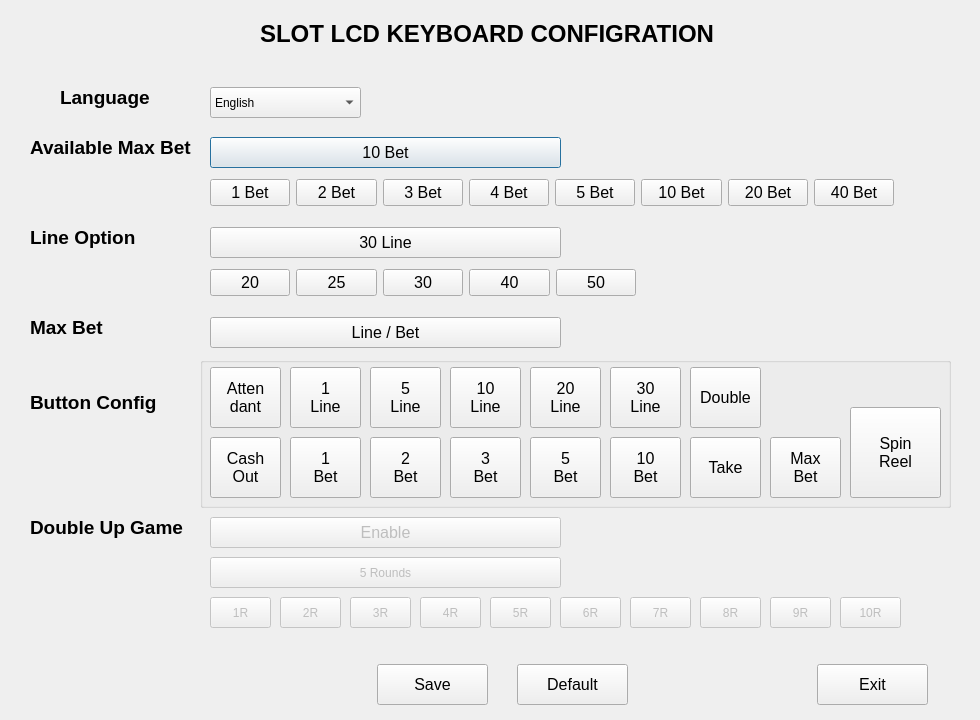
<?xml version="1.0" encoding="UTF-8"?>
<ui version="4.0">
 <class>SetupDialog</class>
 <widget class="QDialog" name="SetupDialog">
  <property name="geometry">
   <rect>
    <x>0</x>
    <y>0</y>
    <width>980</width>
    <height>720</height>
   </rect>
  </property>
  <property name="windowTitle">
   <string>Dialog</string>
  </property>
  <widget class="QLabel" name="label">
   <property name="geometry">
    <rect>
     <x>30</x>
     <y>127</y>
     <width>181</width>
     <height>41</height>
    </rect>
   </property>
   <property name="font">
    <font>
     <family>Arial</family>
     <pointsize>14</pointsize>
     <weight>75</weight>
     <bold>true</bold>
    </font>
   </property>
   <property name="text">
    <string>Available Max Bet</string>
   </property>
  </widget>
  <widget class="QPushButton" name="pushButton">
   <property name="geometry">
    <rect>
     <x>210</x>
     <y>137</y>
     <width>351</width>
     <height>31</height>
    </rect>
   </property>
   <property name="font">
    <font>
     <family>Arial</family>
     <pointsize>12</pointsize>
    </font>
   </property>
   <property name="text">
    <string>10 Bet</string>
   </property>
  </widget>
  <widget class="QLabel" name="label_2">
   <property name="geometry">
    <rect>
     <x>260</x>
     <y>3</y>
     <width>461</width>
     <height>61</height>
    </rect>
   </property>
   <property name="font">
    <font>
     <family>Arial</family>
     <pointsize>18</pointsize>
     <weight>75</weight>
     <bold>true</bold>
    </font>
   </property>
   <property name="text">
    <string>SLOT LCD KEYBOARD CONFIGRATION</string>
   </property>
  </widget>
  <widget class="QWidget" name="layoutWidget">
   <property name="geometry">
    <rect>
     <x>210</x>
     <y>267</y>
     <width>426</width>
     <height>31</height>
    </rect>
   </property>
   <layout class="QHBoxLayout" name="horizontalLayout_2">
    <item>
     <widget class="QPushButton" name="pushButton_26">
      <property name="font">
       <font>
        <family>Arial</family>
        <pointsize>12</pointsize>
       </font>
      </property>
      <property name="text">
       <string notr="true">20</string>
      </property>
     </widget>
    </item>
    <item>
     <widget class="QPushButton" name="pushButton_27">
      <property name="font">
       <font>
        <family>Arial</family>
        <pointsize>12</pointsize>
       </font>
      </property>
      <property name="text">
       <string notr="true">25</string>
      </property>
     </widget>
    </item>
    <item>
     <widget class="QPushButton" name="pushButton_28">
      <property name="font">
       <font>
        <family>Arial</family>
        <pointsize>12</pointsize>
       </font>
      </property>
      <property name="text">
       <string notr="true">30</string>
      </property>
     </widget>
    </item>
    <item>
     <widget class="QPushButton" name="pushButton_29">
      <property name="font">
       <font>
        <family>Arial</family>
        <pointsize>12</pointsize>
       </font>
      </property>
      <property name="text">
       <string notr="true">40</string>
      </property>
     </widget>
    </item>
    <item>
     <widget class="QPushButton" name="pushButton_30">
      <property name="font">
       <font>
        <family>Arial</family>
        <pointsize>12</pointsize>
       </font>
      </property>
      <property name="text">
       <string notr="true">50</string>
      </property>
     </widget>
    </item>
   </layout>
  </widget>
  <widget class="QPushButton" name="pushButton_2">
   <property name="geometry">
    <rect>
     <x>210</x>
     <y>227</y>
     <width>351</width>
     <height>31</height>
    </rect>
   </property>
   <property name="font">
    <font>
     <family>Arial</family>
     <pointsize>12</pointsize>
    </font>
   </property>
   <property name="text">
    <string>30 Line</string>
   </property>
  </widget>
  <widget class="QLabel" name="label_3">
   <property name="geometry">
    <rect>
     <x>30</x>
     <y>217</y>
     <width>181</width>
     <height>41</height>
    </rect>
   </property>
   <property name="font">
    <font>
     <family>Arial</family>
     <pointsize>14</pointsize>
     <weight>75</weight>
     <bold>true</bold>
    </font>
   </property>
   <property name="text">
    <string>Line Option</string>
   </property>
  </widget>
  <widget class="QPushButton" name="pushButton_3">
   <property name="geometry">
    <rect>
     <x>210</x>
     <y>317</y>
     <width>351</width>
     <height>31</height>
    </rect>
   </property>
   <property name="font">
    <font>
     <family>Arial</family>
     <pointsize>12</pointsize>
    </font>
   </property>
   <property name="text">
    <string>Line / Bet</string>
   </property>
  </widget>
  <widget class="QLabel" name="label_4">
   <property name="geometry">
    <rect>
     <x>30</x>
     <y>307</y>
     <width>181</width>
     <height>41</height>
    </rect>
   </property>
   <property name="font">
    <font>
     <family>Arial</family>
     <pointsize>14</pointsize>
     <weight>75</weight>
     <bold>true</bold>
    </font>
   </property>
   <property name="text">
    <string>Max Bet</string>
   </property>
  </widget>
  <widget class="QPushButton" name="pushButton_4">
   <property name="enabled">
    <bool>false</bool>
   </property>
   <property name="geometry">
    <rect>
     <x>210</x>
     <y>517</y>
     <width>351</width>
     <height>31</height>
    </rect>
   </property>
   <property name="font">
    <font>
     <family>Arial</family>
     <pointsize>12</pointsize>
    </font>
   </property>
   <property name="text">
    <string>Enable</string>
   </property>
   <property name="checkable">
    <bool>false</bool>
   </property>
  </widget>
  <widget class="QLabel" name="label_5">
   <property name="geometry">
    <rect>
     <x>30</x>
     <y>507</y>
     <width>181</width>
     <height>41</height>
    </rect>
   </property>
   <property name="font">
    <font>
     <family>Arial</family>
     <pointsize>14</pointsize>
     <weight>75</weight>
     <bold>true</bold>
    </font>
   </property>
   <property name="text">
    <string>Double Up Game</string>
   </property>
  </widget>
  <widget class="QLabel" name="label_6">
   <property name="geometry">
    <rect>
     <x>30</x>
     <y>367</y>
     <width>141</width>
     <height>71</height>
    </rect>
   </property>
   <property name="font">
    <font>
     <family>Arial</family>
     <pointsize>14</pointsize>
     <weight>75</weight>
     <bold>true</bold>
    </font>
   </property>
   <property name="text">
    <string>Button Config</string>
   </property>
  </widget>
  <widget class="QPushButton" name="saveButton">
   <property name="geometry">
    <rect>
     <x>377</x>
     <y>664</y>
     <width>111</width>
     <height>41</height>
    </rect>
   </property>
   <property name="font">
    <font>
     <family>Arial</family>
     <pointsize>12</pointsize>
    </font>
   </property>
   <property name="text">
    <string notr="true">Save</string>
   </property>
  </widget>
  <widget class="QGroupBox" name="groupBox">
   <property name="geometry">
    <rect>
     <x>200</x>
     <y>357</y>
     <width>751</width>
     <height>151</height>
    </rect>
   </property>
   <property name="title">
    <string/>
   </property>
   <widget class="QPushButton" name="pushButton_41">
    <property name="geometry">
     <rect>
      <x>490</x>
      <y>80</y>
      <width>71</width>
      <height>61</height>
     </rect>
    </property>
    <property name="font">
     <font>
      <family>Arial</family>
      <pointsize>12</pointsize>
     </font>
    </property>
    <property name="text">
     <string notr="true">Take</string>
    </property>
   </widget>
   <widget class="QPushButton" name="pushButton_49">
    <property name="geometry">
     <rect>
      <x>410</x>
      <y>80</y>
      <width>71</width>
      <height>61</height>
     </rect>
    </property>
    <property name="font">
     <font>
      <family>Arial</family>
      <pointsize>12</pointsize>
     </font>
    </property>
    <property name="text">
     <string notr="true">10
Bet</string>
    </property>
   </widget>
   <widget class="QPushButton" name="pushButton_50">
    <property name="geometry">
     <rect>
      <x>90</x>
      <y>80</y>
      <width>71</width>
      <height>61</height>
     </rect>
    </property>
    <property name="font">
     <font>
      <family>Arial</family>
      <pointsize>12</pointsize>
     </font>
    </property>
    <property name="text">
     <string notr="true">1
Bet</string>
    </property>
   </widget>
   <widget class="QPushButton" name="pushButton_51">
    <property name="geometry">
     <rect>
      <x>10</x>
      <y>80</y>
      <width>71</width>
      <height>61</height>
     </rect>
    </property>
    <property name="font">
     <font>
      <family>Arial</family>
      <pointsize>12</pointsize>
     </font>
    </property>
    <property name="text">
     <string notr="true">Cash
Out</string>
    </property>
   </widget>
   <widget class="QPushButton" name="pushButton_52">
    <property name="geometry">
     <rect>
      <x>330</x>
      <y>80</y>
      <width>71</width>
      <height>61</height>
     </rect>
    </property>
    <property name="font">
     <font>
      <family>Arial</family>
      <pointsize>12</pointsize>
     </font>
    </property>
    <property name="text">
     <string notr="true">5
Bet</string>
    </property>
   </widget>
   <widget class="QPushButton" name="pushButton_53">
    <property name="geometry">
     <rect>
      <x>330</x>
      <y>10</y>
      <width>71</width>
      <height>61</height>
     </rect>
    </property>
    <property name="font">
     <font>
      <family>Arial</family>
      <pointsize>12</pointsize>
     </font>
    </property>
    <property name="text">
     <string notr="true">20
Line</string>
    </property>
   </widget>
   <widget class="QPushButton" name="pushButton_54">
    <property name="geometry">
     <rect>
      <x>570</x>
      <y>80</y>
      <width>71</width>
      <height>61</height>
     </rect>
    </property>
    <property name="font">
     <font>
      <family>Arial</family>
      <pointsize>12</pointsize>
     </font>
    </property>
    <property name="text">
     <string notr="true">Max
Bet</string>
    </property>
   </widget>
   <widget class="QPushButton" name="pushButton_55">
    <property name="geometry">
     <rect>
      <x>410</x>
      <y>10</y>
      <width>71</width>
      <height>61</height>
     </rect>
    </property>
    <property name="font">
     <font>
      <family>Arial</family>
      <pointsize>12</pointsize>
     </font>
    </property>
    <property name="text">
     <string notr="true">30
Line</string>
    </property>
   </widget>
   <widget class="QPushButton" name="pushButton_56">
    <property name="geometry">
     <rect>
      <x>250</x>
      <y>80</y>
      <width>71</width>
      <height>61</height>
     </rect>
    </property>
    <property name="font">
     <font>
      <family>Arial</family>
      <pointsize>12</pointsize>
     </font>
    </property>
    <property name="text">
     <string notr="true">3
Bet</string>
    </property>
   </widget>
   <widget class="QPushButton" name="pushButton_57">
    <property name="geometry">
     <rect>
      <x>90</x>
      <y>10</y>
      <width>71</width>
      <height>61</height>
     </rect>
    </property>
    <property name="font">
     <font>
      <family>Arial</family>
      <pointsize>12</pointsize>
     </font>
    </property>
    <property name="text">
     <string notr="true">1
Line</string>
    </property>
   </widget>
   <widget class="QPushButton" name="pushButton_58">
    <property name="geometry">
     <rect>
      <x>490</x>
      <y>10</y>
      <width>71</width>
      <height>61</height>
     </rect>
    </property>
    <property name="font">
     <font>
      <family>Arial</family>
      <pointsize>12</pointsize>
     </font>
    </property>
    <property name="text">
     <string notr="true">Double</string>
    </property>
   </widget>
   <widget class="QPushButton" name="pushButton_59">
    <property name="geometry">
     <rect>
      <x>650</x>
      <y>50</y>
      <width>91</width>
      <height>91</height>
     </rect>
    </property>
    <property name="font">
     <font>
      <family>Arial</family>
      <pointsize>12</pointsize>
     </font>
    </property>
    <property name="text">
     <string notr="true">Spin
Reel</string>
    </property>
   </widget>
   <widget class="QPushButton" name="pushButton_60">
    <property name="geometry">
     <rect>
      <x>170</x>
      <y>10</y>
      <width>71</width>
      <height>61</height>
     </rect>
    </property>
    <property name="font">
     <font>
      <family>Arial</family>
      <pointsize>12</pointsize>
     </font>
    </property>
    <property name="text">
     <string notr="true">5
Line</string>
    </property>
   </widget>
   <widget class="QPushButton" name="pushButton_61">
    <property name="geometry">
     <rect>
      <x>10</x>
      <y>10</y>
      <width>71</width>
      <height>61</height>
     </rect>
    </property>
    <property name="font">
     <font>
      <family>Arial</family>
      <pointsize>12</pointsize>
     </font>
    </property>
    <property name="text">
     <string notr="true">Atten
dant</string>
    </property>
   </widget>
   <widget class="QPushButton" name="pushButton_62">
    <property name="geometry">
     <rect>
      <x>250</x>
      <y>10</y>
      <width>71</width>
      <height>61</height>
     </rect>
    </property>
    <property name="font">
     <font>
      <family>Arial</family>
      <pointsize>12</pointsize>
     </font>
    </property>
    <property name="text">
     <string notr="true">10
Line</string>
    </property>
   </widget>
   <widget class="QPushButton" name="pushButton_63">
    <property name="geometry">
     <rect>
      <x>170</x>
      <y>80</y>
      <width>71</width>
      <height>61</height>
     </rect>
    </property>
    <property name="font">
     <font>
      <family>Arial</family>
      <pointsize>12</pointsize>
     </font>
    </property>
    <property name="text">
     <string notr="true">2
Bet</string>
    </property>
   </widget>
  </widget>
  <widget class="QWidget" name="layoutWidget">
   <property name="geometry">
    <rect>
     <x>210</x>
     <y>177</y>
     <width>684</width>
     <height>31</height>
    </rect>
   </property>
   <layout class="QHBoxLayout" name="horizontalLayout">
    <item>
     <widget class="QPushButton" name="pushButton_18">
      <property name="font">
       <font>
        <family>Arial</family>
        <pointsize>12</pointsize>
       </font>
      </property>
      <property name="text">
       <string notr="true">1 Bet</string>
      </property>
     </widget>
    </item>
    <item>
     <widget class="QPushButton" name="pushButton_20">
      <property name="font">
       <font>
        <family>Arial</family>
        <pointsize>12</pointsize>
       </font>
      </property>
      <property name="text">
       <string notr="true">2 Bet</string>
      </property>
     </widget>
    </item>
    <item>
     <widget class="QPushButton" name="pushButton_22">
      <property name="font">
       <font>
        <family>Arial</family>
        <pointsize>12</pointsize>
       </font>
      </property>
      <property name="text">
       <string notr="true">3 Bet</string>
      </property>
     </widget>
    </item>
    <item>
     <widget class="QPushButton" name="pushButton_21">
      <property name="font">
       <font>
        <family>Arial</family>
        <pointsize>12</pointsize>
       </font>
      </property>
      <property name="text">
       <string notr="true">4 Bet</string>
      </property>
     </widget>
    </item>
    <item>
     <widget class="QPushButton" name="pushButton_24">
      <property name="font">
       <font>
        <family>Arial</family>
        <pointsize>12</pointsize>
       </font>
      </property>
      <property name="text">
       <string notr="true">5 Bet</string>
      </property>
     </widget>
    </item>
    <item>
     <widget class="QPushButton" name="pushButton_25">
      <property name="font">
       <font>
        <family>Arial</family>
        <pointsize>12</pointsize>
       </font>
      </property>
      <property name="text">
       <string notr="true">10 Bet</string>
      </property>
     </widget>
    </item>
    <item>
     <widget class="QPushButton" name="pushButton_23">
      <property name="font">
       <font>
        <family>Arial</family>
        <pointsize>12</pointsize>
       </font>
      </property>
      <property name="text">
       <string notr="true">20 Bet</string>
      </property>
     </widget>
    </item>
    <item>
     <widget class="QPushButton" name="pushButton_19">
      <property name="font">
       <font>
        <family>Arial</family>
        <pointsize>12</pointsize>
       </font>
      </property>
      <property name="text">
       <string notr="true">40 Bet</string>
      </property>
     </widget>
    </item>
   </layout>
  </widget>
  <widget class="QLabel" name="label_7">
   <property name="geometry">
    <rect>
     <x>60</x>
     <y>77</y>
     <width>101</width>
     <height>41</height>
    </rect>
   </property>
   <property name="font">
    <font>
     <family>Arial</family>
     <pointsize>14</pointsize>
     <weight>75</weight>
     <bold>true</bold>
    </font>
   </property>
   <property name="text">
    <string>Language</string>
   </property>
  </widget>
  <widget class="QComboBox" name="comboBox_language">
   <property name="geometry">
    <rect>
     <x>210</x>
     <y>87</y>
     <width>151</width>
     <height>31</height>
    </rect>
   </property>
   <item>
    <property name="text">
     <string>English</string>
    </property>
   </item>
   <item>
    <property name="text">
     <string>Chinese</string>
    </property>
   </item>
   <item>
    <property name="text">
     <string>Spanish</string>
    </property>
   </item>
   <item>
    <property name="text">
     <string>Korean</string>
    </property>
   </item>
  </widget>
  <widget class="QPushButton" name="pushButton_5">
   <property name="enabled">
    <bool>false</bool>
   </property>
   <property name="geometry">
    <rect>
     <x>210</x>
     <y>557</y>
     <width>351</width>
     <height>31</height>
    </rect>
   </property>
   <property name="text">
    <string>5 Rounds</string>
   </property>
  </widget>
  <widget class="QPushButton" name="pushButton_6">
   <property name="enabled">
    <bool>false</bool>
   </property>
   <property name="geometry">
    <rect>
     <x>210</x>
     <y>597</y>
     <width>61</width>
     <height>31</height>
    </rect>
   </property>
   <property name="text">
    <string>1R</string>
   </property>
  </widget>
  <widget class="QPushButton" name="pushButton_7">
   <property name="enabled">
    <bool>false</bool>
   </property>
   <property name="geometry">
    <rect>
     <x>280</x>
     <y>597</y>
     <width>61</width>
     <height>31</height>
    </rect>
   </property>
   <property name="text">
    <string>2R</string>
   </property>
  </widget>
  <widget class="QPushButton" name="pushButton_8">
   <property name="enabled">
    <bool>false</bool>
   </property>
   <property name="geometry">
    <rect>
     <x>350</x>
     <y>597</y>
     <width>61</width>
     <height>31</height>
    </rect>
   </property>
   <property name="text">
    <string>3R</string>
   </property>
  </widget>
  <widget class="QPushButton" name="pushButton_9">
   <property name="enabled">
    <bool>false</bool>
   </property>
   <property name="geometry">
    <rect>
     <x>420</x>
     <y>597</y>
     <width>61</width>
     <height>31</height>
    </rect>
   </property>
   <property name="text">
    <string>4R</string>
   </property>
  </widget>
  <widget class="QPushButton" name="pushButton_10">
   <property name="enabled">
    <bool>false</bool>
   </property>
   <property name="geometry">
    <rect>
     <x>490</x>
     <y>597</y>
     <width>61</width>
     <height>31</height>
    </rect>
   </property>
   <property name="text">
    <string>5R</string>
   </property>
  </widget>
  <widget class="QPushButton" name="pushButton_11">
   <property name="enabled">
    <bool>false</bool>
   </property>
   <property name="geometry">
    <rect>
     <x>560</x>
     <y>597</y>
     <width>61</width>
     <height>31</height>
    </rect>
   </property>
   <property name="text">
    <string>6R</string>
   </property>
  </widget>
  <widget class="QPushButton" name="pushButton_14">
   <property name="enabled">
    <bool>false</bool>
   </property>
   <property name="geometry">
    <rect>
     <x>630</x>
     <y>597</y>
     <width>61</width>
     <height>31</height>
    </rect>
   </property>
   <property name="text">
    <string>7R</string>
   </property>
  </widget>
  <widget class="QPushButton" name="pushButton_15">
   <property name="enabled">
    <bool>false</bool>
   </property>
   <property name="geometry">
    <rect>
     <x>840</x>
     <y>597</y>
     <width>61</width>
     <height>31</height>
    </rect>
   </property>
   <property name="text">
    <string>10R</string>
   </property>
  </widget>
  <widget class="QPushButton" name="pushButton_16">
   <property name="enabled">
    <bool>false</bool>
   </property>
   <property name="geometry">
    <rect>
     <x>700</x>
     <y>597</y>
     <width>61</width>
     <height>31</height>
    </rect>
   </property>
   <property name="text">
    <string>8R</string>
   </property>
  </widget>
  <widget class="QPushButton" name="pushButton_17">
   <property name="enabled">
    <bool>false</bool>
   </property>
   <property name="geometry">
    <rect>
     <x>770</x>
     <y>597</y>
     <width>61</width>
     <height>31</height>
    </rect>
   </property>
   <property name="text">
    <string>9R</string>
   </property>
  </widget>
  <widget class="QPushButton" name="exitButton">
   <property name="geometry">
    <rect>
     <x>817</x>
     <y>664</y>
     <width>111</width>
     <height>41</height>
    </rect>
   </property>
   <property name="font">
    <font>
     <family>Arial</family>
     <pointsize>12</pointsize>
    </font>
   </property>
   <property name="text">
    <string notr="true">Exit</string>
   </property>
  </widget>
  <widget class="QPushButton" name="defaultButton">
   <property name="geometry">
    <rect>
     <x>517</x>
     <y>664</y>
     <width>111</width>
     <height>41</height>
    </rect>
   </property>
   <property name="font">
    <font>
     <family>Arial</family>
     <pointsize>12</pointsize>
    </font>
   </property>
   <property name="text">
    <string notr="true">Default</string>
   </property>
  </widget>
 </widget>
 <resources/>
 <connections/>
</ui>
